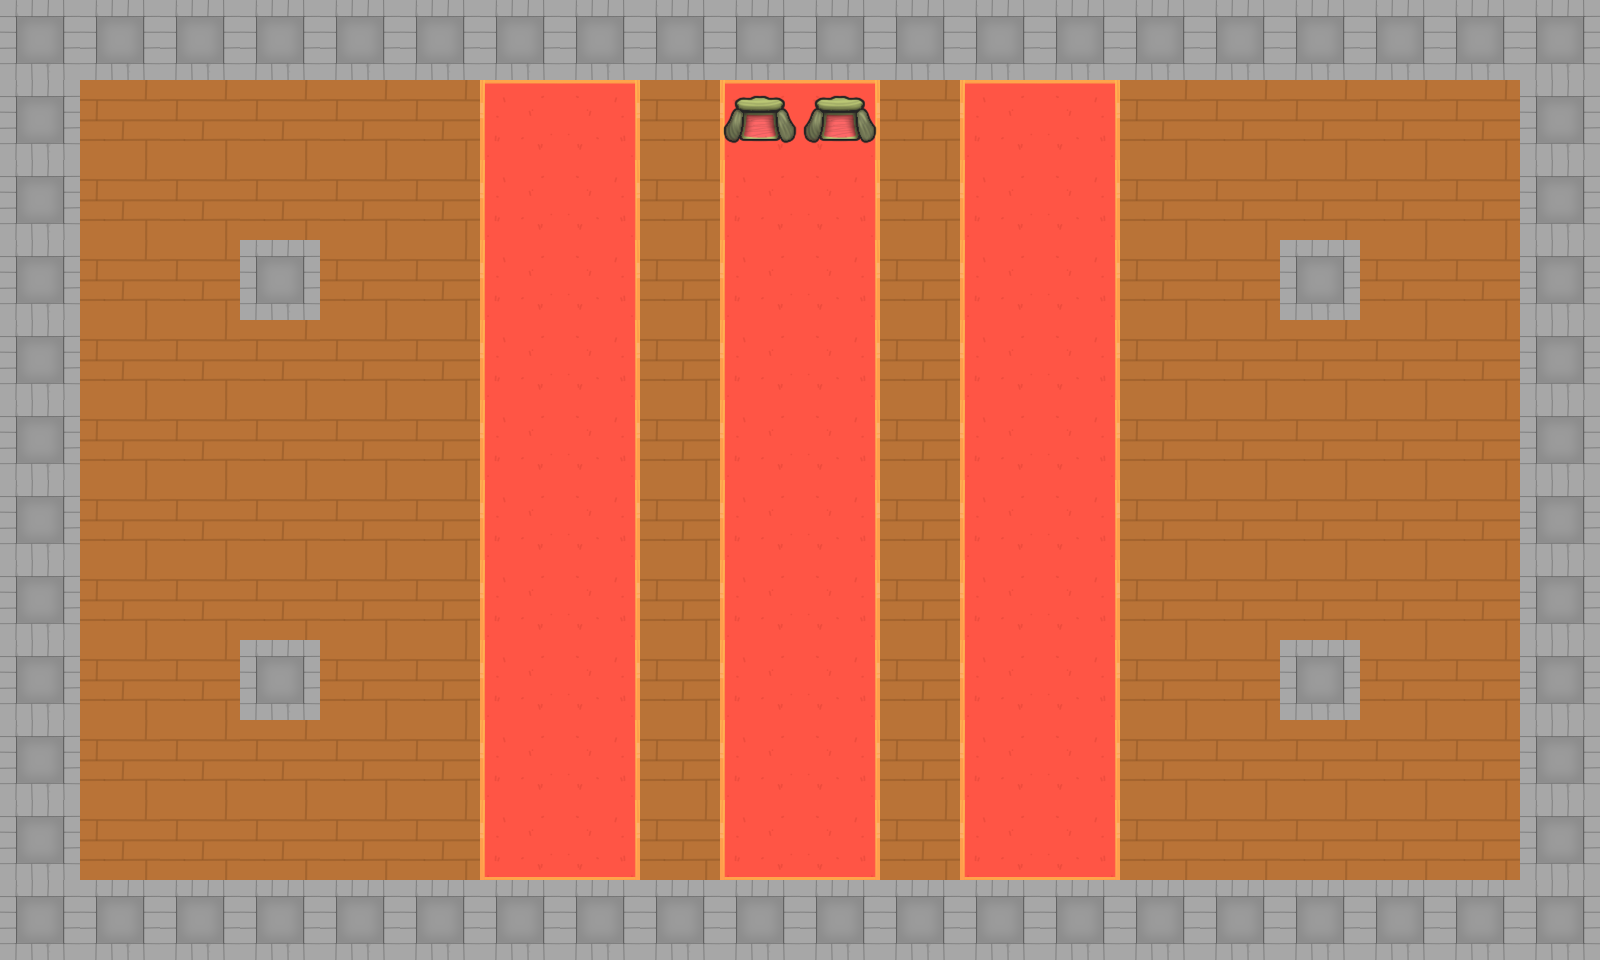

This game map was drawn from its Tiled (.tmx) file and the tilesets committed beside it. A one-line description and the trimmed map source follow:
An orthogonal 20x12 tile map with 80x80 px tiles, 2 tile layers (Tile Layer 1, Objects).

<map version="1.2" tiledversion="1.2.3" orientation="orthogonal" renderorder="right-down" width="20" height="12" tilewidth="80" tileheight="80" infinite="0" nextlayerid="3" nextobjectid="1">
 <tileset firstgid="1" source="ts1.tsx" />
 <layer id="1" name="Tile Layer 1" width="20" height="12">
  <data>[240 cells, 240 non-empty, 7 distinct tile ids]</data>
 </layer>
 <layer id="2" name="Objects" width="20" height="12">
  <properties>
   <property name="blocked" value="true" />
  </properties>
  <data>[240 cells, 66 non-empty, 2 distinct tile ids]</data>
 </layer>
</map>
